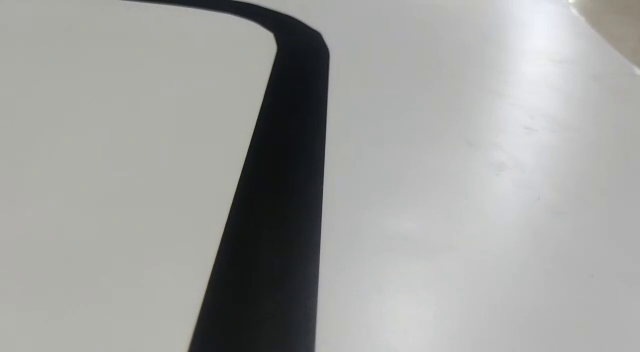
#> input picture frame 42 of test_video_1.mp4, 640 x 352 px, given in place of the camera
$ python mainRobotLane.py
#> lines starting #> are read from the running program, lines starting #| are printed output that depends on the picture; after the words box and inside, x2 and y2 are one past the last pixel; in counts of white or black regions, pixels touching at a corner belong together
### WebcamModule.py
import cv2

cap = cv2.VideoCapture(0)

def getImg(display=False,size=[320,240]):
    _, img = cap.read()
    img = cv2.resize(img,(size[0],size[1]))
    if display == True:
        cv2.imshow('IMG',img)

    return img

# [5 lines that do not run on import are left out]

### utlis.py
import cv2
import numpy as np

def thresholding(img):
    imgHsv = cv2.cvtColor(img,cv2.COLOR_BGR2HSV)
    lowerWhite = np.array([0,0,0])
    upperWhite = np.array([180,140,100])
    maskwhite = cv2.inRange(img,lowerWhite,upperWhite)
    return maskwhite

def warpImg(img, points, w, h,inv=False):
    pts1 = np.float32(points)
    pts2 = np.float32([[0,0],[w,0],[0,h],[w,h]])
    if inv:
        matrix = cv2.getPerspectiveTransform(pts2,pts1)
    else:
        matrix = cv2.getPerspectiveTransform(pts1, pts2)
    imgWarp = cv2.warpPerspective(img, matrix, (w,h))
    return imgWarp

def nothing(a):
    pass

# [7 lines left out: function initializeTrackbars, not called in this run]

def valTrackbars(wT=480, hT=240):
    widthTop = cv2.getTrackbarPos('Width Top', 'Trackbars')
    heightTop = cv2.getTrackbarPos('Height Top', 'Trackbars')
    widthBottom = cv2.getTrackbarPos('Width bottom', 'Trackbars')
    heightBottom = cv2.getTrackbarPos('Height bottom', 'Trackbars')
    points = np.float32([(widthTop, heightTop), (wT-widthTop, heightTop), (widthBottom, heightBottom), (wT-widthBottom, heightBottom)])
    return points

def drawPoints(img, points):
    for x in range(4):
        cv2.circle(img, (int(points[x][0]), int(points[x][1])), 15, (0,0,255), cv2.FILLED)
    return img

def getHistogram(img, minPer=0.1, display=False, region=1):
    if region ==1:
        histValues = np.sum(img, axis=0)
    else:
        histValues = np.sum(img[img.shape[0]//region:,:], axis=0)
    # print(histValues)
    maxValue = np.max(histValues)
    minValue = minPer*maxValue

    indexArray = np.where(histValues >= minValue)
    basePoint = int(np.average(indexArray))
    # print(basePoint)

    if display:
        imgHist = np.zeros((img.shape[0], img.shape[1],3), np.uint8)
        for x,intensity in enumerate(histValues):
            cv2.line(imgHist,(x,img.shape[0]),(x,(img.shape[0]-int(intensity//255//region))),(255,0,255),1)
            cv2.circle(imgHist,(basePoint, img.shape[0]), 20,(0,255,255), cv2.FILLED)
        return basePoint,imgHist
    return basePoint

# [30 lines left out: function stackImages, not called in this run]

### LaneDetectionModule.py
import cv2
import numpy as np
import utlis

curveList = []
avgVal = 10

def getLaneCurve(img,display):
    imgCopy = img.copy()
    imgResult = img.copy()
    # step 1
    imgThres = utlis.thresholding(img)

    # step 2
    hT, wT, c = img.shape
    points = utlis.valTrackbars()
    imgWarp = utlis.warpImg(imgThres, points, wT,hT)
    imgWarpPoints = utlis.drawPoints(imgCopy, points)

    # step 3
    midPoint, imgHist = utlis.getHistogram(imgWarp,minPer=0.5, display=True,region=4)
    curveAveragePoint, imgHist = utlis.getHistogram(imgWarp,minPer=0.9, display=True,region=1)
    curveRaw = curveAveragePoint-midPoint

    # step 4
    curveList.append(curveRaw)
    if len(curveList)>avgVal:
        curveList.pop(0)

    curve = int(sum(curveList)/len(curveList))

    # step 5
    if display != 0:
        imgInvWarp = utlis.warpImg(imgWarp, points, wT, hT,inv = True)
        # cv2.imshow("inv", imgInvWarp)
        imgInvWarp = cv2.cvtColor(imgInvWarp,cv2.COLOR_GRAY2BGR)
        imgInvWarp[0:hT//3,0:wT] = 0,0,0
        imgLaneColor = np.zeros_like(img)
        imgLaneColor[:] = 0, 255, 0
        imgLaneColor = cv2.bitwise_and(imgInvWarp, imgLaneColor)
        imgResult = cv2.addWeighted(imgResult,1,imgLaneColor,1,0)
        midY = 200
        cv2.putText(imgResult,str(curve),(wT//2-200,50),cv2.FONT_HERSHEY_COMPLEX,1.5,(255,0,255),2)
        cv2.line(imgResult,(wT//2,midY),(wT//2+(curve*3),midY),(255,0,255),5)
        cv2.line(imgResult, ((wT // 2 + (curve * 3)), midY-25), (wT // 2 + (curve * 3), midY+25), (0, 0, 255), 5)
        for x in range(-30, 30):
            w = wT // 20
            cv2.line(imgResult, (w * x + int(curve//50 ), midY-10),
                    (w * x + int(curve//50 ), midY+10), (0, 0, 255), 2)
        # fps = cv2.getTickFrequency() / (cv2.getTickCount() - timer)
        # fps = int(cap.get(cv2.CAP_PROP_FPS))
        # cv2.putText(imgResult, 'FPS '+str(int(fps)), (300, 40), cv2.FONT_HERSHEY_SIMPLEX, 1, (230,50,50), 3)
    if display == 2:
        imgStacked = utlis.stackImages(0.8,([img,imgWarpPoints,imgWarp],
                                            [imgHist,imgLaneColor,imgResult]))
        cv2.imshow('ImageStack',imgStacked)
    elif display == 1:
        cv2.imshow('Resutlt',imgResult)

    # normalization
    if curve>-5 and curve<=5:
        curve = 0
    elif curve>-10 and curve<=-5:
        curve = -1
    elif curve<-10:
        curve = -2
    elif curve>5 and curve<=10:
        curve = 1
    elif curve>10:
        curve = 2
    return curve

# [19 lines that do not run on import are left out]

### motorModule.py
import RPi.GPIO as GPIO
from time import sleep
GPIO.setmode(GPIO.BCM)
GPIO.setwarnings(False)

class Motor():
    def __init__(self,M1A,M1B,M2A,M2B):
        self.m1a = M1A
        self.m1b = M1B
        self.m2a = M2A
        self.m2b = M2B
        GPIO.setup(self.m1a,GPIO.OUT);GPIO.setup(self.m1b,GPIO.OUT)
        GPIO.setup(self.m2a,GPIO.OUT);GPIO.setup(self.m2b,GPIO.OUT)

        self.pwm_m1a = GPIO.PWM(self.m1a, 100)
        self.pwm_m1b = GPIO.PWM(self.m1b, 100)
        self.pwm_m2a = GPIO.PWM(self.m2a, 100)
        self.pwm_m2b = GPIO.PWM(self.m2b, 100)
        self.pwm_m1a.start(0)
        self.pwm_m1b.start(0)
        self.pwm_m2a.start(0)
        self.pwm_m2b.start(0)
        self.mySpeed=0

    def m_c(self,a2,b2,a1,b1):
        self.pwm_m1a.start(a1)
        self.pwm_m1b.start(b1)
        self.pwm_m2a.start(a2)
        self.pwm_m2b.start(b2)

    def move(self,speed=0.5,turn=0,t=0):
        speed *=100
        speed = speed//2
        turn *=70
        leftSpeed = speed-turn
        rightSpeed = speed+turn

        if leftSpeed>100: leftSpeed =100
        elif leftSpeed<-100: leftSpeed = -100
        if rightSpeed>100: rightSpeed =100
        elif rightSpeed<-100: rightSpeed = -100
        # print(leftSpeed,rightSpeed)
        if leftSpeed>0:
            if rightSpeed>0:
                self.m_c(abs(leftSpeed),0,abs(rightSpeed),0)
            else:
                self.m_c(abs(leftSpeed),0,0,abs(rightSpeed))
        else:
            if rightSpeed>0:
                self.m_c(0,abs(leftSpeed),abs(rightSpeed),0)
            else:
                self.m_c(0,abs(leftSpeed),0,abs(rightSpeed))
        sleep(t)
    # [16 lines left out: functions myMotor, stop, not called in this run]

# [13 lines of commented-out code are left out]

### mainRobotLane.py
import cv2
from motorModule import Motor
from LaneDetectionModule import getLaneCurve
import WebcamModule
import time

##################################################
motor = Motor(10,9,17,27)
##################################################

def main():

    img = WebcamModule.getImg(display=True)
#> in getImg, img is the input picture: shape (352, 640, 3); mean B, G, R 159.9, 161.6, 161.2
#> in getImg, `img = cv2.resize(img,(size[0],size[1]))`:
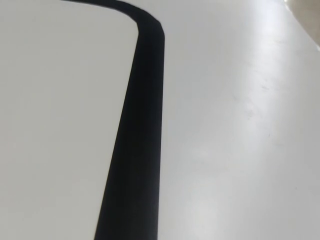
#> img: shape (240, 320, 3); mean B, G, R 159.9, 161.6, 161.1
    # [9 lines of commented-out code are left out]
    curveVal= getLaneCurve(img,display=4)
#> in thresholding, `imgHsv = cv2.cvtColor(img,cv2.COLOR_BGR2HSV)`: imgHsv: shape (240, 320, 3); mean H, S, V 43.1, 9.1, 162.2
#> in thresholding, `maskwhite = cv2.inRange(img,lowerWhite,upperWhite)`:
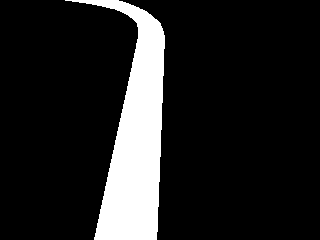
#> maskwhite: shape (240, 320); 13.3% white; 1 white region, box (x1, y1, x2, y2) and area: (65, 0, 165, 240) 10244
#> in warpImg, `imgWarp = cv2.warpPerspective(img, matrix, (w,h))`:
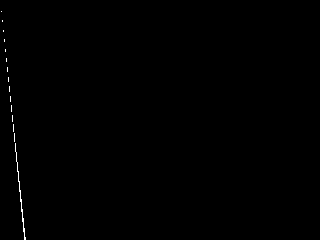
#> imgWarp: shape (240, 320); min 0, max 255, mean 0.6
#> in getHistogram, `histValues = np.sum(img[img.shape[0]//region:,:], axis=0)`: histValues = 320 values, max 3610 at index 23, min 0 at index 0, mean 138
#> in getHistogram, `maxValue = np.max(histValues)`: maxValue = 3610
#> in getHistogram, `minValue = minPer*maxValue`: minValue = 1805
#> in getHistogram, `indexArray = np.where(histValues >= minValue)`: indexArray = ([13, 14, 15, 16, 17, 18, 19, 20, 21, 22, 23, 24],)
#> in getHistogram, `basePoint = int(np.average(indexArray))`: basePoint = 18
#> the loop in getHistogram, `for x,intensity in enumerate(histValues):` made 320 passes
#> intensity on passes 1 to 3: 0, 0, 0
#> the loop in getHistogram (call 2), `for x,intensity in enumerate(histValues):` made 320 passes
#> intensity on passes 1 to 3: 0, 255, 510
#> in getLaneCurve, `curveAveragePoint, imgHist = utlis.getHistogram(imgWarp,minPer=0.9, di..`: curveAveragePoint = 22
#> in getLaneCurve, `curveRaw = curveAveragePoint-midPoint`: curveRaw = 4
#> in warpImg (call 2), `imgWarp = cv2.warpPerspective(img, matrix, (w,h))`: imgWarp: shape (240, 320); every value is 0
#> in getLaneCurve, `imgInvWarp = cv2.cvtColor(imgInvWarp,cv2.COLOR_GRAY2BGR)`: imgInvWarp: shape (240, 320, 3); every value is 0
#> in getLaneCurve, `cv2.line(imgResult,(wT//2,midY),(wT//2+(curve*3),midY),(255,0,255),5)`: imgResult: shape (240, 320, 3); 0.15% of pixels changed, all inside (x1, y1, x2, y2) = (157, 197, 176, 204)
#> in getLaneCurve, `cv2.line(imgResult, ((wT // 2 + (curve * 3)), midY-25), (wT // 2 + (cu..`:
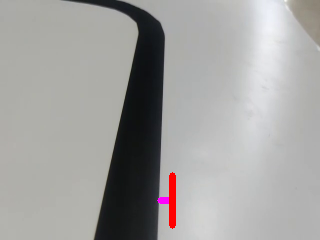
#> imgResult: shape (240, 320, 3); mean B, G, R 159, 160.5, 161.5
#> after the loop in getLaneCurve, `for x in range(-30, 30):`:
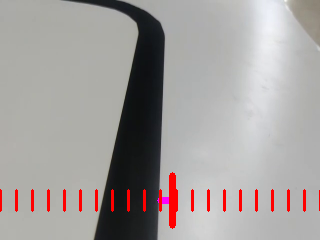
#> imgResult: shape (240, 320, 3); 1.67% of pixels changed, all inside (x1, y1, x2, y2) = (0, 189, 320, 212)
#> curveVal = 0
    time.sleep(2.0)
    # ..........................
    # sen = 1.3  # SENSITIVITY
    # maxVAl= 0.3 # MAX SPEED
    # if curveVal>maxVAl:curveVal = maxVAl
    # if curveVal<-maxVAl: curveVal =-maxVAl
    # #print(curveVal)
    # if curveVal>0:
    #     sen =0.7
    #     if curveVal<0.05: curveVal=0
    # else:
    #     if curveVal>-0.08: curveVal=0

    # motor.move(0.20,-curveVal*sen,0.0001)
    # ..............................
    motor.move(0.02,-curveVal,0.0001)
#> in move, `leftSpeed = speed-turn`: leftSpeed = 1
    # print(curveVal)
    cv2.waitKey(1)


if __name__ == '__main__':
    while True:
        main()
#> pass 2 of the loop `while True:`:
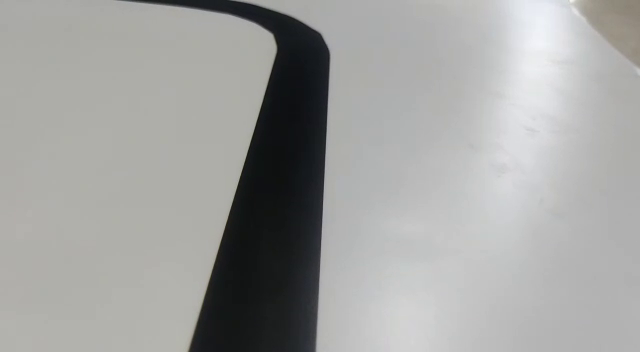
#> input picture frame 43 of test_video_1.mp4, 640 x 352 px, given in place of the camera
#> in getImg, img is the input picture: shape (352, 640, 3); mean B, G, R 159.9, 161.5, 161.1
#> imgHsv: shape (240, 320, 3); mean H, S, V 42.9, 9.1, 162.1
#> in thresholding (call 2), `maskwhite = cv2.inRange(img,lowerWhite,upperWhite)`:
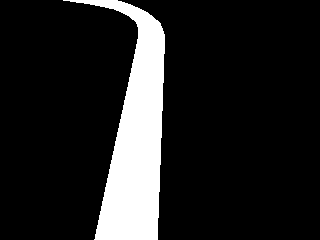
#> maskwhite: shape (240, 320); 13.4% white; 1 white region, box (x1, y1, x2, y2) and area: (63, 0, 165, 240) 10283
#> in getLaneCurve (call 2), `points = utlis.valTrackbars()`: points = [[0, 0], [480, 0], [0, 0], [480, 0]]
#> after the loop in getLaneCurve (call 2), `for x in range(-30, 30):`:
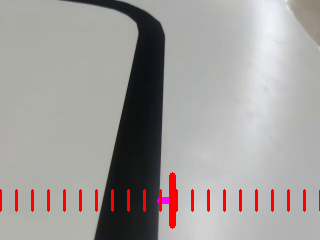
#> imgResult: shape (240, 320, 3); mean B, G, R 156.3, 157.8, 163
#> pass 3 of the loop `while True:`:
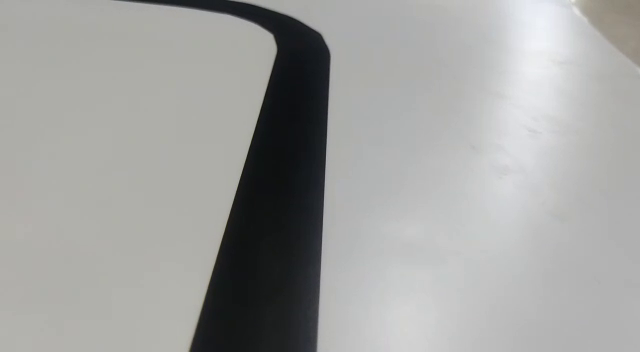
#> input picture frame 44 of test_video_1.mp4, 640 x 352 px, given in place of the camera
#> in getImg, img is the input picture: shape (352, 640, 3); mean B, G, R 159.7, 161.4, 161
#> imgHsv: shape (240, 320, 3); mean H, S, V 44.3, 9.1, 162
#> in thresholding (call 3), `maskwhite = cv2.inRange(img,lowerWhite,upperWhite)`:
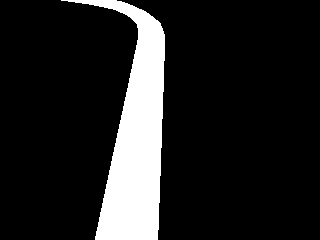
#> maskwhite: shape (240, 320); 13.4% white; 1 white region, box (x1, y1, x2, y2) and area: (61, 0, 165, 240) 10312
#> midPoint = 17
#> curveRaw = 5
#> after the loop in getLaneCurve (call 3), `for x in range(-30, 30):`:
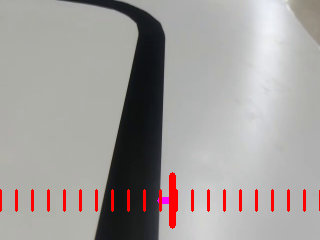
#> imgResult: shape (240, 320, 3); mean B, G, R 156.2, 157.7, 162.9
motor.stop(0.1)

$ run again, starting later in the video
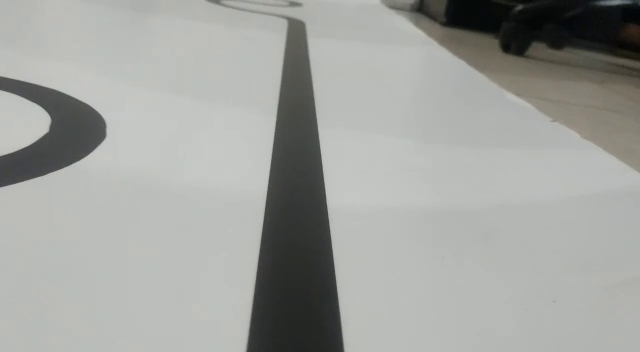
#> input picture frame 190 of test_video_1.mp4, 640 x 352 px, given in place of the camera
#> in getImg, img is the input picture: shape (352, 640, 3); mean B, G, R 158.4, 161.7, 160.4
#> imgHsv: shape (240, 320, 3); mean H, S, V 49, 9.5, 162
#> in thresholding, `maskwhite = cv2.inRange(img,lowerWhite,upperWhite)`:
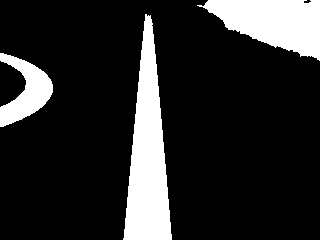
#> maskwhite: shape (240, 320); 16.6% white; 3 white regions, box (x1, y1, x2, y2) and area: (123, 14, 172, 240) 6289, (197, 0, 320, 61) 4535, (0, 53, 53, 127) 1942
#> imgWarp: shape (240, 320); 0.05% white in thin lines or dots, all inside (x1, y1, x2, y2) = (8, 74, 27, 239)
#> histValues = 320 values, max 765 at index 22, min 0 at index 0, mean 28.69
#> maxValue = 765
#> minValue = 382.5
#> indexArray = ([15, 16, 17, 18, 19, 20, 21, 22, 23, 24, 25, 26],)
#> basePoint = 20
#> the loop in getHistogram, `for x,intensity in enumerate(histValues):` made 320 passes
#> intensity on passes 1 to 3: 0, 0, 0
#> the loop in getHistogram (call 2), `for x,intensity in enumerate(histValues):` made 320 passes
#> curveAveragePoint = 24
#> curveRaw = 4
#> imgWarp: shape (240, 320); every value is 0
#> imgInvWarp: shape (240, 320, 3); every value is 0
#> after the loop in getLaneCurve, `for x in range(-30, 30):`:
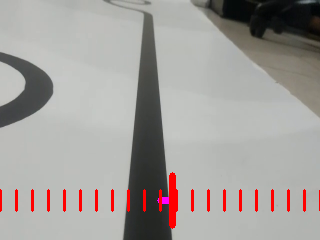
#> imgResult: shape (240, 320, 3); mean B, G, R 154.9, 158, 162.4
#> curveVal = 0
#> leftSpeed = 1
